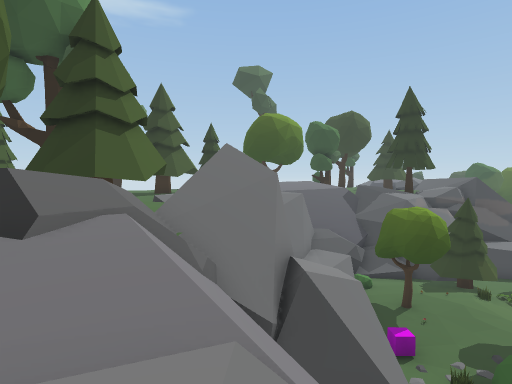
view 1 (above)

16 first-person views from a walk through a 3-D level made in the Unity game engine. The camera is 1.2 m above the floor, tilts 2° down and sees 80° across. The floor is counted in squares, 2 m on a side. Each view is taken from the middle of a square. On the plan, view 1 faces up. The plan holds only what a view shows up to about 9 squares ahead; the rest is blank. The place goes on beyond the plan.

view 2
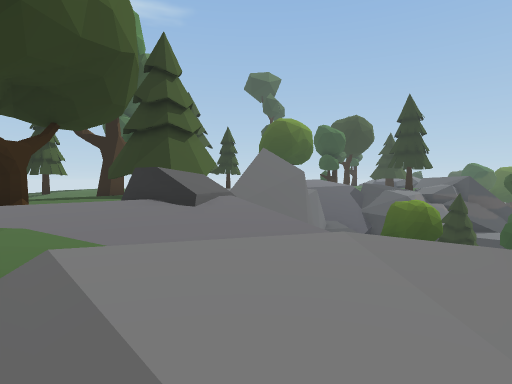

view 3
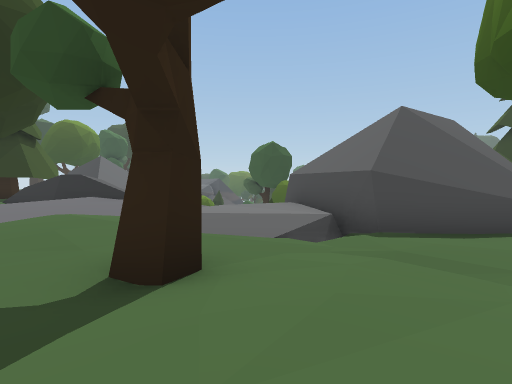

view 4
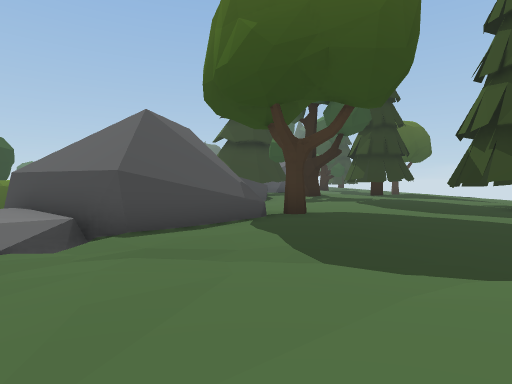

view 5
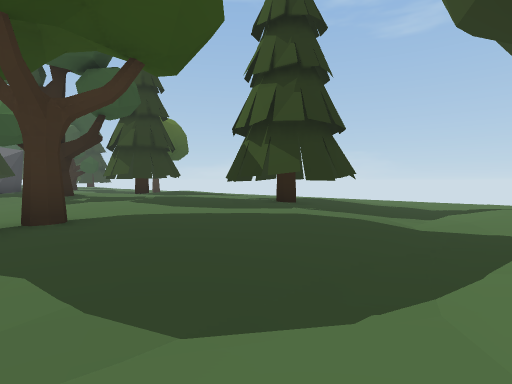

view 6
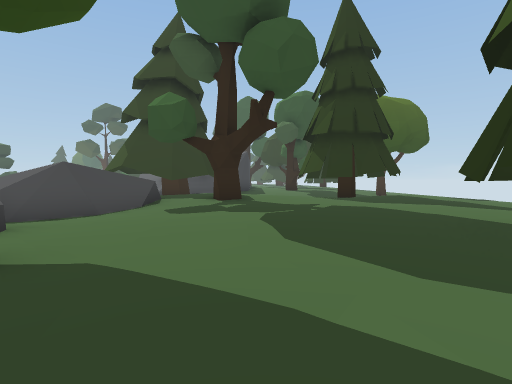

view 7
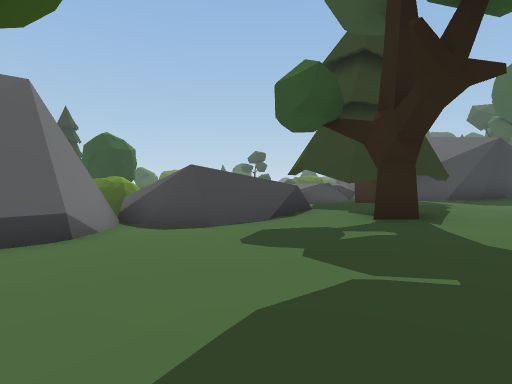

view 8
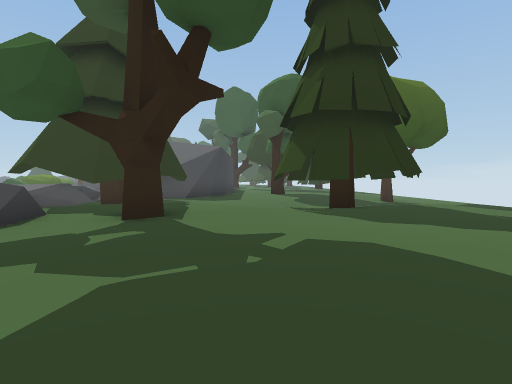

view 9
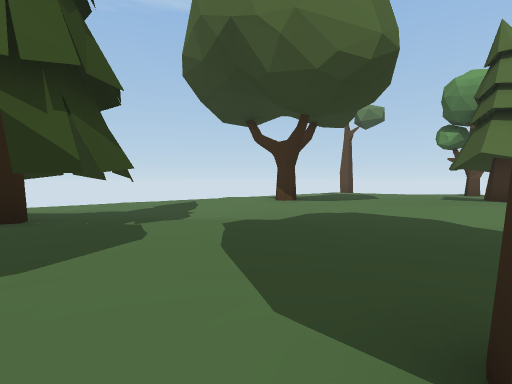

view 10
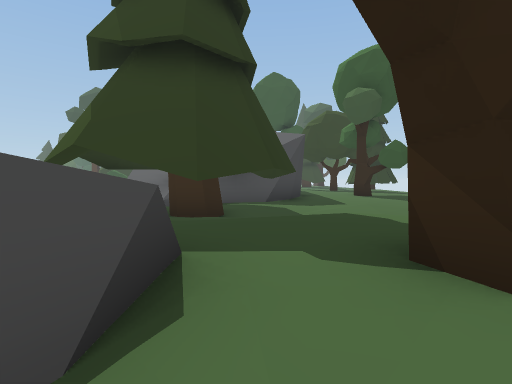

view 11
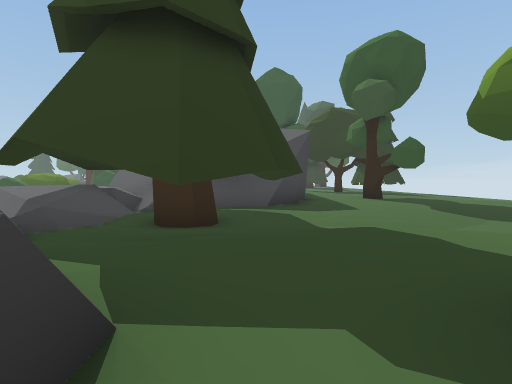

view 12
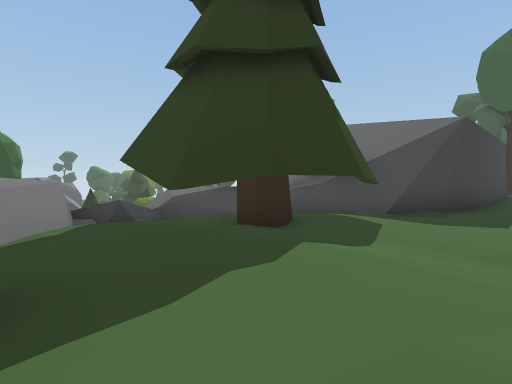

view 13
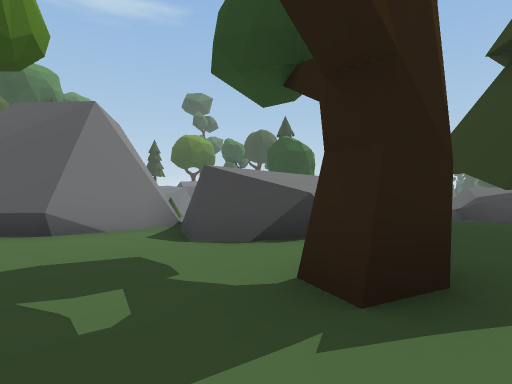

view 14
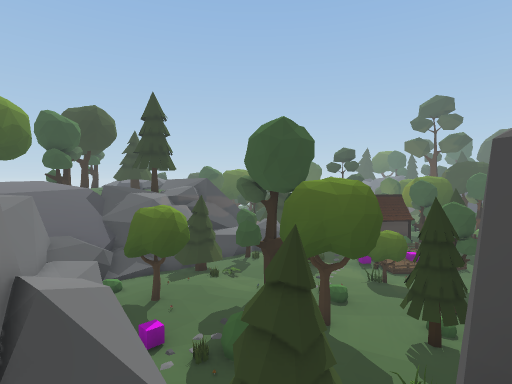

view 15
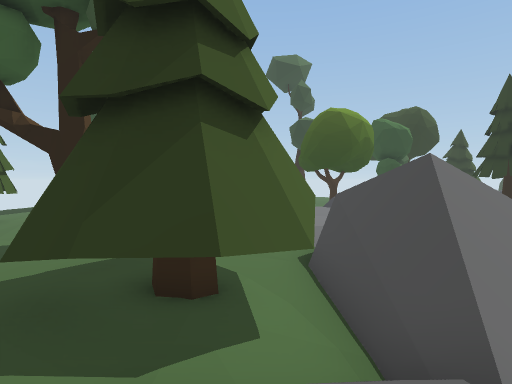

view 16
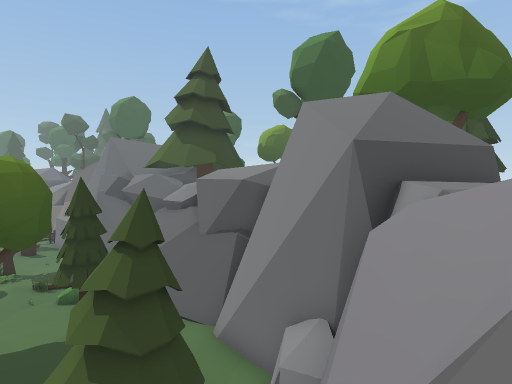

### Floor plan
Key: @ floor where view 1 was taken; # wall or solid block; x gap in a wall; . main floor; - floor 0.5 m lower than the main floor; : floor 0.75 m higher than the main floor; _ floor 0.75 m lower than the main floor; + floor 1.25 m higher than the main floor; * floor 2 m higher than the main floor; % floor 4.5 m higher than the main floor; < floor 7.25 m lower than the main floor; ( floor 7.5 m lower than the main floor; ! floor 8 m lower than the main floor; / step, stairs or slope; = window, fence, low wall or low ledge; ^ raised ledge; v drop or lower ground; T tree; C cube; B bush; R rock; O other object.
Columns run from 5 left of view 1 to 18 right of it. Each row starts with its distance up from view 1.
 11    //
 10   .-#
  9 ...#v      <<
  8 T..#v*   C(<<
  7 TT.##v   !(<
  6 .TT==v   OBB
  5 ./://v    BB T
  4   +/=v  TT <<<<(
  3   =//v  TTT<<<<B
  2  ..../ RTT O(<TB
  1  ...-/vRR
  0 .....@#######
 -1 ---/..#   ##
 -2 -T--/##   #^    RTTT:/
 -3 ---_-##  ###  ^ R..RT/
 -4 ..----####_##^xT-TT#T
 -5 ..-----##--/#^.T-TT=T//
 -6 T.-_---T----....T_-T#/%
 -7 ..-_---......T..-_T--/
 -8 T.-_---.........-_---.
 -9 ..-_--..........-_---.
-10 ..-__--TT.....TTT__---OO
-11 ..-___T-.T....TT  __--
-12  T--__TTTT....T    __-

Positions as (right, up) in squares from view 1, and headings:
1: (0, 0), facing up
2: (-1, -2), facing up
3: (-5, -5), facing up-right
4: (-5, -5), facing right
5: (-3, -5), facing down-right
6: (0, -8), facing right
7: (3, -9), facing up-right
8: (3, -9), facing right
9: (3, -6), facing down-left
10: (6, -6), facing right
11: (7, -6), facing right
12: (8, -9), facing up-right
13: (7, -9), facing up
14: (0, 0), facing up-right
15: (-3, 4), facing up
16: (-1, 5), facing down-right
